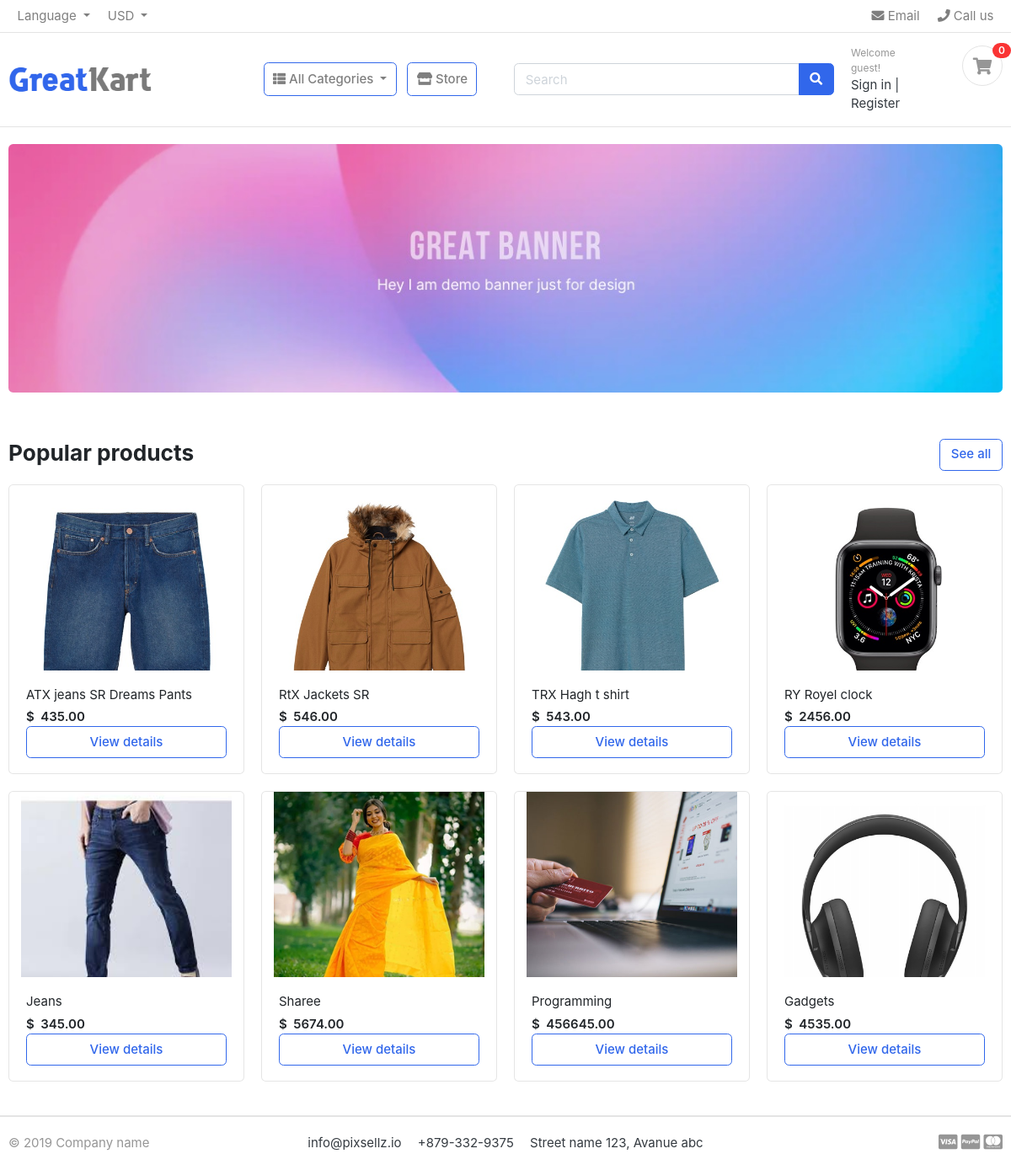
The page / on the database its author committed.
### shop/models.py (models this page shows, shortened)
class Product(models.Model):
    name        =models.CharField(max_length=100)
    slug        =models.SlugField(max_length=50,unique=True)
    description = models.TextField(max_length=500,blank=True)
    price = models.DecimalField(max_digits=10, decimal_places=2)
    images = models.ImageField(upload_to='photos/products')
    category = models.ForeignKey(Category,on_delete=models.CASCADE)
    stock = models.IntegerField()
    is_available = models.BooleanField()
    created_at = models.DateTimeField(auto_now_add=True)
    modified_at = models.DateTimeField(auto_now=True)
    def get_url(self):
      return reverse('product_details', args=[self.category.slug, self.slug])

### shop/views.py (the view)
# urls.py: path('',views.index,name='home'),
def index(request):
    products = Product.objects.filter(is_available=True)
    return render(request, 'index.html',{'products':products})

### carts/context_processors.py (called while the page is built)
def Cartcounter(request):
    cart_count = 0
    if 'admin' in request.path:
        return {}
    else:
        try:
            cart = Cart.objects.filter(cart_id=_cart_id(request))
            if request.user.is_authenticated:
                cart_items = CartItem.objects.all().filter(user=request.user)
            else:
               cart_items = CartItem.objects.all().filter(cart=cart[:1])
            for cart_item in cart_items:
                cart_count += cart_item.quantity
        except Cart.DoesNotExist:
            cart_count = 0
    return dict(cart_count=cart_count)

### carts/views.py (called while the page is built)
def _cart_id(request):
    cart = request.session.session_key
    if not cart:
        cart = request.session.create()
    return cart

### category/context_processors.py (called while the page is built)
def menue_links(request):
    links = Category.objects.all()
    return dict(links=links)

### category/models.py (called while the page is built)
    def get_url(self):
        return reverse('store_by_category',args=[self.slug])

### templates/index.html
{% extends 'base.html' %}
{% load static %}
{% block content %}
<section class="section-intro padding-y-sm">
<div class="container">
<div class="intro-banner-wrap">
	<img src="{% static 'images/banners/1.jpg' %}" class="img-fluid rounded">
</div>
</div>
</section>
<section class="section-name padding-y-sm">
<div class="container">
	<header class="section-heading">
		<a href="{% url 'store' %}" class="btn btn-outline-primary float-right">See all</a>
		<h3 class="section-title">Popular products</h3>
	</header>
<div class="row">
	{% for product in products|slice:":8" %}
	<div class="col-md-3">
		<div class="card card-product-grid">
			<a href="{{product.get_url}}" class="img-wrap"> <img src="{{product.images.url}}" style="width: 250px; height: 270px;"> </a>
			<figcaption class="info-wrap">
				<a href="{{product.get_url}}" class="title">{{product.name}}</a>
				<div class="price mt-1">$ &nbsp;{{product.price}}</div>
				<a href="{{product.get_url}}" class="btn btn-block btn-outline-primary">View details</a>
			</figcaption>
		</div>
	</div>
  {% endfor %}
</div>
</div>
</section>
</body>
</html>
{% endblock %}

### templates/base.html (shortened to what this page needs)
{% load static %}
<!DOCTYPE HTML>
<html lang="en">
<head>
<link href="{% static 'css/bootstrap.css' %}" rel="stylesheet" type="text/css"/>
<link href="{% static 'fonts/fontawesome/css/all.min.css' %}" type="text/css" rel="stylesheet">
<link href="{% static 'css/ui.css' %}" rel="stylesheet" type="text/css"/>
<link href="{% static 'css/responsive.css' %}" rel="stylesheet" media="only screen and (max-width: 1200px)" />
</head>
<body>
<header class="section-header">
<nav class="navbar p-md-0 navbar-expand-sm navbar-light border-bottom">
<div class="container">
  <div class="collapse navbar-collapse" id="navbarTop4">
	<ul class="navbar-nav mr-auto">
	  <li class="nav-item dropdown">
		<a href="#" class="nav-link dropdown-toggle" data-toggle="dropdown"> Language </a>
	  </li>
	  <li class="nav-item dropdown">
		<a href="#" class="nav-link dropdown-toggle" data-toggle="dropdown"> USD </a>
	  </li>
	</ul>
	<ul class="navbar-nav ml-auto ">
	  <li><a href="#" class="nav-link"> <i class="fa fa-envelope"></i> Email </a></li>
	  <li><a href="#" class="nav-link"> <i class="fa fa-phone"></i> Call us </a></li>
	</ul>
  </div>
</div>
</nav>
<section class="header-main border-bottom">
    <div class="container">
        <div class="row align-items-center">
            <div class="col-lg-2 col-md-3 col-6">
                <a href="{% url 'home' %}" class="brand-wrap">
                    <img class="logo" src="{% static 'images/logo.png' %}" alt="Company Logo">
                </a>
            </div>
            <div class="col-lg-4 col-md-6 col-12">
                <nav class="navbar navbar-expand-lg navbar-light">
                    <div class="collapse navbar-collapse" id="navbarSupportedContent">
                        <ul class="navbar-nav mr-auto">
                            <li class="nav-item dropdown">
								<a class="nav-link btn btn-outline-primary dropdown-toggle " data-toggle="dropdown" href="#" id="navbarDropdown" role="button" data-toggle="dropdown" aria-haspopup="true" aria-expanded="false">
									<i class="fa fa-th-list"></i> All Categories
								</a>
                            </li>
                            <li class="nav-item">
                                <a class="nav-link btn btn-outline-primary" href="{% url 'store' %}" >
                                    <i class="fa fa-store"></i> Store
                                </a>
                            </li>
                        </ul>
                    </div>
                </nav>
            </div>
            <div class="col-lg-4 col-md-6 col-12">
                <form action="{% url 'search' %}" method="GET" class="search">
                    <div class="input-group w-100">
                        <input type="text" class="form-control" placeholder="Search" name="keyword">
                        <div class="input-group-append">
                            <button class="btn btn-primary" type="submit">
                                <i class="fa fa-search"></i>
                            </button>
                        </div>
                    </div>
                </form>
            </div>
            <div class="col-lg-2 col-md-3 col-6">
                <div class="d-flex justify-content-end">
                    {% if user.id is None %}
                    <div class="widget-header">
                        <small class="title text-muted">Welcome guest!</small>
                        <div>
                            <a href="{% url 'login' %}">Sign in</a> <span class="dark-transp"> | </span>
                            <a href="{% url 'register' %}"> Register</a>
                        </div>
                    </div>
                    {% endif %}
                    <a href="{% url 'cart' %}" class="widget-header pl-3 ml-3">
                        <div class="icon icon-sm rounded-circle border"><i class="fa fa-shopping-cart"></i></div>
                        <span class="badge badge-pill badge-danger notify">{{cart_count}}</span>
                    </a>
                </div>
            </div>
        </div>
    </div>
</section>
</header>
{% block content %}{% endblock  %}
{% include 'footer.html' %}

### templates/footer.html
{% load static %}
<footer class="section-footer sticky border-top">
	<div class="container">
		<section class="footer-bottom border-top row">
			<div class="col-md-2">
				<p class="text-muted"> &copy 2019 Company name </p>
			</div>
			<div class="col-md-8 text-md-center">
				<span  class="px-2">info@pixsellz.io</span>
				<span  class="px-2">+879-332-9375</span>
				<span  class="px-2">Street name 123, Avanue abc</span>
			</div>
			<div class="col-md-2 text-md-right text-muted">
				<i class="fab fa-lg fa-cc-visa"></i>
				<i class="fab fa-lg fa-cc-paypal"></i>
				<i class="fab fa-lg fa-cc-mastercard"></i>
			</div>
		</section>
	</div>
</footer>

### static/css/ui.css (style rules this page uses)
html { font-family: "Inter", sans-serif; font-size: 15px; }
.img-wrap { text-align: center; display: block; }
.img-wrap img { max-width: 100%; }
.icon-xs, .icon-sm, .icon-md, .icon-lg { display: inline-block; text-align: center; flex-shrink: 0; flex-grow: 0; }
.icon-sm { width: 48px; height: 48px; line-height: 48px !important; font-size: 20px; }
.padding-y-sm { padding-top: 20px; padding-bottom: 20px; }
.section-heading { margin-bottom: 20px; margin-top: 15px; }
.section-title { color: #212529; }
p:last-child { margin-bottom: 0; }
.header-main { position: relative; padding-top: 1rem; padding-bottom: 1rem; }
.brand-wrap .logo, .navbar-brand .logo { margin-right: 7px; max-height: 42px; display: inline-block; }
.widget-header { display: inline-block; vertical-align: middle; position: relative; }
.widget-header a { color: #343a40; }
.widget-header i { color: #969696; }
.widget-header .title { display: block; }
.widget-header .notify { position: absolute; top: -3px; right: -10px; }
.footer-bottom { padding-top: 20px; padding-bottom: 20px; }
[class*=card-product] a.title { color: #212529; display: block; }
[class*=card-product] .img-wrap { overflow: hidden; position: relative; }
[class*=card-product] .img-wrap img { height: 100%; max-width: 100%; width: auto; display: inline-block; -o-object-fit: cover; object-fit: cover; }
.card-product-grid { margin-bottom: 20px; }
.card-product-grid .img-wrap { border-radius: 0.2rem 0.2rem 0 0; height: 220px; }
.card-product-grid .info-wrap { overflow: hidden; padding: 18px 20px; }
.card .img-wrap { overflow: hidden; }
.notify { position: absolute; top: -4px; right: -10px; display: inline-block; padding: 0.25em 0.6em; font-size: 12px; line-height: 1; text-align: center; border-radius: 3rem; color: #fff; background-color: #fa3434; }
.price { font-weight: 600; color: #212529; }

### rows shown on the page
Product: images (picture), name "ATX jeans SR Dreams Pants", price "435.00"
Product: images (picture), name "RtX Jackets SR", price "546.00"
Product: images (picture), name "TRX Hagh t shirt", price "543.00"
Product: images (picture), name "RY Royel clock", price "2456.00"
Product: images (picture), name "Jeans", price "345.00"
Product: images (picture), name "Sharee", price "5674.00"
Product: images (picture), name "Programming", price "456645.00"
Product: images (picture), name "Gadgets", price "4535.00"

### other values the page prints
{{ cart_count }} "0"
